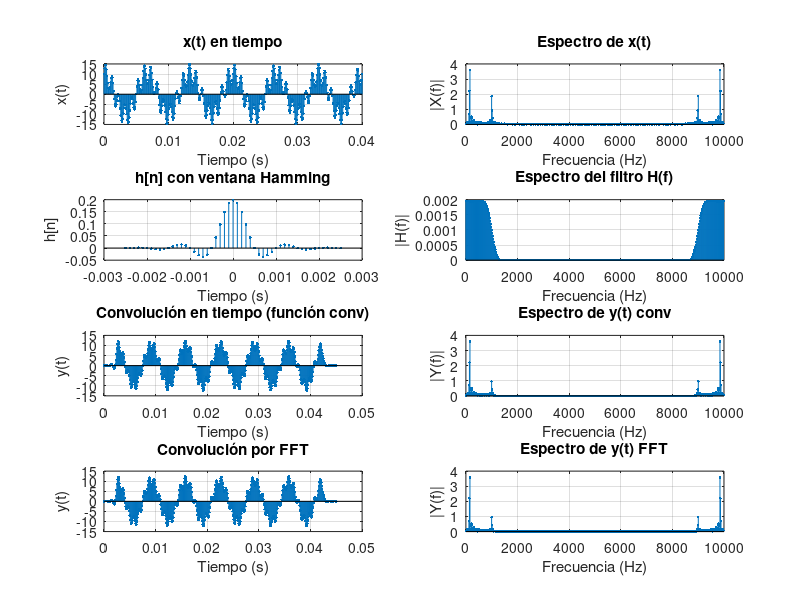

Here is the MATLAB script that generated this plot:
% EJERCICIO 4 - Filtro paso bajo con ventana Hamming
clear; clc; close all;

% Parámetros
Fs = 10000;          % Frecuencia de muestreo (Hz)
dt = 1/Fs;           % Periodo de muestreo
Nx = 401;            % Muestras de la señal
t = (0:Nx-1)/Fs;     % Vector de tiempo
Fc = 1000;           % Frecuencia de corte (Hz)
Nh = 51;            % Longitud del filtro

% Señal de entrada
x = 10*cos(2*pi*150*t) + 5*sin(2*pi*1000*t);

% Filtro ideal (respuesta sinc)
n_h = -(Nh-1)/2 : (Nh-1)/2;
h_ideal = 2*(Fc/Fs) * sinc(2*(Fc/Fs) * n_h);

% Aplicar ventana de Hamming
w = hamming(Nh)';
h_win = h_ideal .* w;

% Normalizar para que la ganancia DC sea 1
h = h_win / sum(h_win);

% Convolución directa en tiempo
y_conv = conv(x, h);
t_y = (0:length(y_conv)-1)/Fs;

% Convolución por FFT
Nfft = 2^nextpow2(length(x) + length(h) - 1);
x_pad = [x, zeros(1, Nfft - length(x))];
h_pad = [h, zeros(1, Nfft - length(h))];
X = fft(x_pad, Nfft);
H = fft(h_pad, Nfft);
Y = X .* H;
y_ifft_full = real(ifft(Y));             % volver al tiempo
y_ifft = y_ifft_full(1:length(y_conv));  % misma longitud que conv

% Calcular espectros sin centrar (picos en los extremos)
f = (0:Nfft-1) * (Fs/Nfft);
X_mag = abs(X)/Nfft;
H_mag = abs(H)/Nfft;
Y_conv_mag = abs(fft(y_conv, Nfft))/Nfft;
Y_fft_mag  = abs(fft(y_ifft, Nfft))/Nfft;

% GRAFICOS
figure('Name', 'Ejercicio 4', 'NumberTitle', 'off')

% ==================== COLUMNA 1 ====================

subplot(4,2,1);
stem(t, x, '.');
xlabel('Tiempo (s)'); ylabel('x(t)');
title('x(t) en tiempo');
grid on;

subplot(4,2,3);
t_h_seconds = n_h / Fs;
stem(t_h_seconds, h, '.');
xlabel('Tiempo (s)'); ylabel('h[n]');
title('h[n] con ventana Hamming');
grid on;

subplot(4,2,5);
stem(t_y, y_conv, '.');
xlabel('Tiempo (s)'); ylabel('y(t)');
title('Convolución en tiempo (función conv)');
grid on;

subplot(4,2,7);
stem(t_y, y_ifft, '.');
xlabel('Tiempo (s)'); ylabel('y(t)');
title('Convolución por FFT');
grid on;

% ==================== COLUMNA 2 ====================

subplot(4,2,2);
stem(f, X_mag, '.');
xlabel('Frecuencia (Hz)'); ylabel('|X(f)|');
title('Espectro de x(t)');
grid on;

subplot(4,2,4);
stem(f, H_mag, '.');
xlabel('Frecuencia (Hz)'); ylabel('|H(f)|');
title('Espectro del filtro H(f)');
grid on;

subplot(4,2,6);
stem(f, Y_conv_mag, '.');
xlabel('Frecuencia (Hz)'); ylabel('|Y(f)|');
title('Espectro de y(t) conv');
grid on;

subplot(4,2,8);
stem(f, Y_fft_mag, '.');
xlabel('Frecuencia (Hz)'); ylabel('|Y(f)|');
title('Espectro de y(t) FFT');
grid on;
